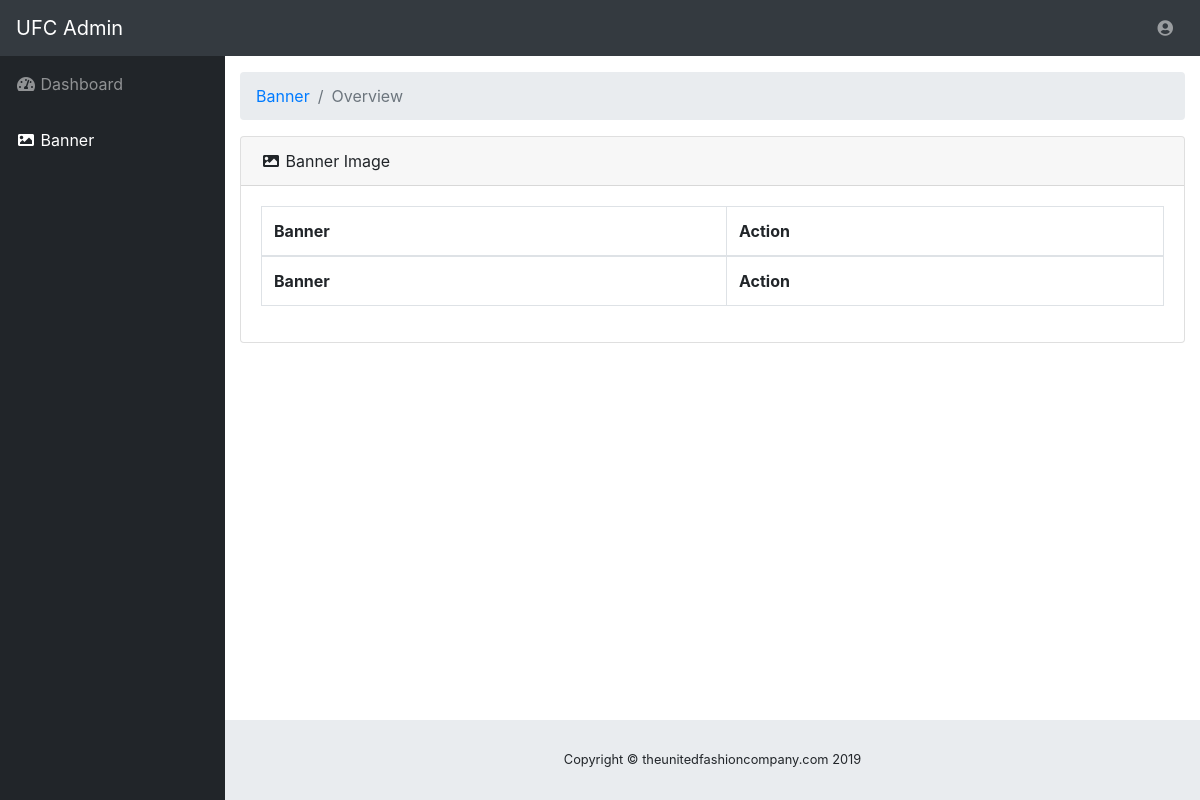
Before: /admin/adminBanner.php (signed in) with the older database file.
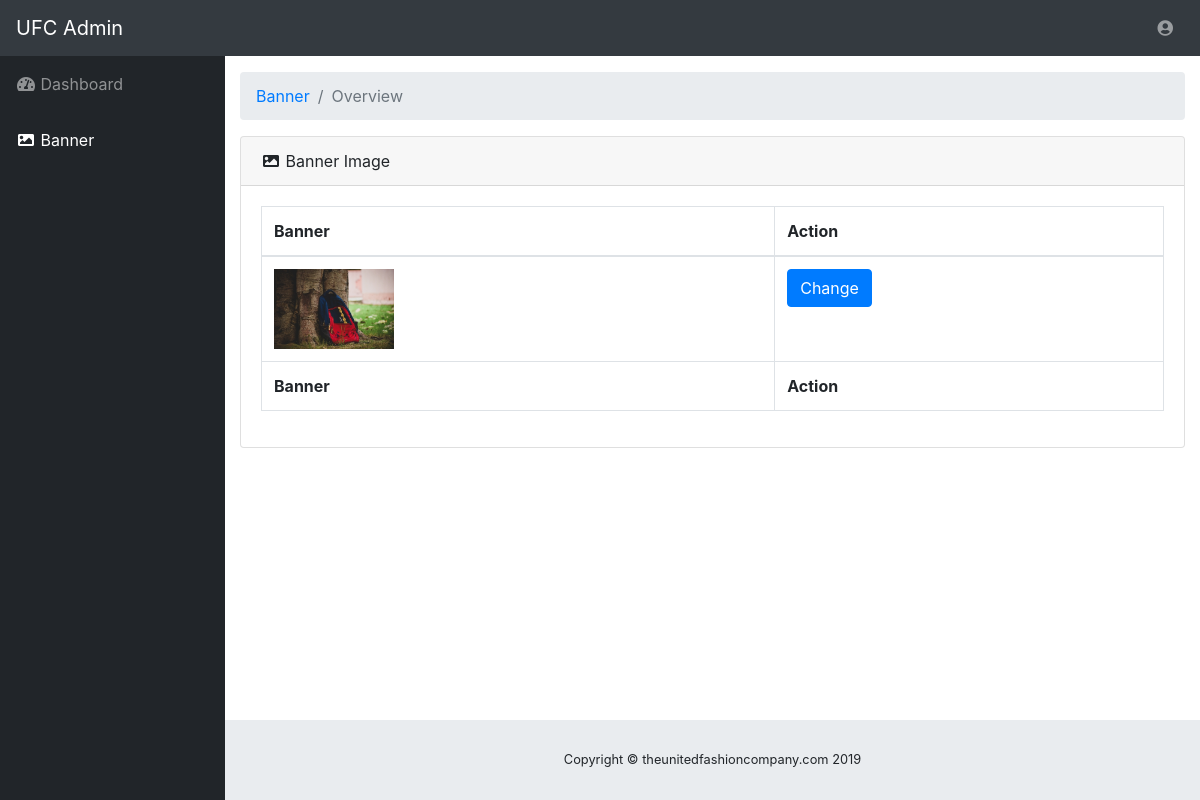
After: the same page with the newer database file.
### tables this page shows
CREATE TABLE `banner` (
  `id` int(2) NOT NULL,
  `img` varchar(200) NOT NULL
);

### admin/adminBanner.php (the view, shortened to what this page needs)
<?php
    include 'connection.php';
?>
<!DOCTYPE html>
<html lang="en">
<head>
  <link href="vendor/fontawesome-free/css/all.min.css" rel="stylesheet" type="text/css">
  <link href="vendor/datatables/dataTables.bootstrap4.css" rel="stylesheet">
  <link href="css/sb-admin.css" rel="stylesheet">
</head>
<body id="page-top">
  <nav class="navbar navbar-expand navbar-dark bg-dark static-top">
    <a class="navbar-brand mr-1" href="index.php">UFC Admin</a>
    <ul class="navbar-nav ml-auto ml-md-0">
      <li class="nav-item dropdown no-arrow" style="left: 85vw">
        <a class="nav-link dropdown-toggle" href="#" id="userDropdown" role="button" data-toggle="dropdown" aria-haspopup="true" aria-expanded="false">
          <i class="fas fa-user-circle fa-fw"></i>
        </a>
      </li>
    </ul>
  </nav>
  <div id="wrapper">
    <ul class="sidebar navbar-nav">
      <li class="nav-item">
        <a class="nav-link" href="index.php">
          <i class="fas fa-fw fa-tachometer-alt"></i>
          <span>Dashboard</span>
        </a>
      </li>
      <li class="nav-item active">
        <a class="nav-link" href="adminBanner.php">
          <i class="fas fa-fw fa-image"></i>
          <span>Banner</span>
        </a>
      </li>
    </ul>
    <div id="content-wrapper">
      <div class="container-fluid">
        <ol class="breadcrumb">
          <li class="breadcrumb-item">
            <a href="adminBanner.php">Banner</a>
          </li>
          <li class="breadcrumb-item active">Overview</li>
        </ol>
        <div class="card mb-3">
          <div class="card-header">
            <i class="fas fa-fw fa-image"></i>
            Banner Image</div>
          <div class="card-body">
            <div class="table-responsive">
              <table class="table table-bordered" id="dataTable" width="100%" cellspacing="0">
                <thead>
                  <tr>
                    <th>Banner</th>
                    <th>Action</th>
                  </tr>
                </thead>
                <tfoot>
                  <tr>
                    <th>Banner</th>
                    <th>Action</th>
                  </tr>
                </tfoot>
                <tbody>
                  <?php
                    $sql = "SELECT * FROM banner";
                    $result = $conn->query($sql);
                    if ($result->num_rows > 0) {
                      while ($row = $result->fetch_assoc()) {
                          echo "<tr>
                                  <td> <img src=\"" . $row["img"] . "\" style=\"height: 10vh\"></td>
                                  <td>
                                    <button name=\"action\" class=\"btn btn-primary\" data-toggle=\"modal\" data-target=\"#changeBannerModal\">Change</input>
                                  </td>
                                </tr>";
                      }
                    }
                  ?>
                </tbody>
              </table>
            </div>
          </div>
        </div>
      <footer class="sticky-footer">
        <div class="container my-auto">
          <div class="copyright text-center my-auto">
            <span>Copyright © theunitedfashioncompany.com 2019</span>
          </div>
        </div>
      </footer>
    </div>
  </div>
</body>
</html>

Changed rows visible on the page:
added banner: img (picture)
